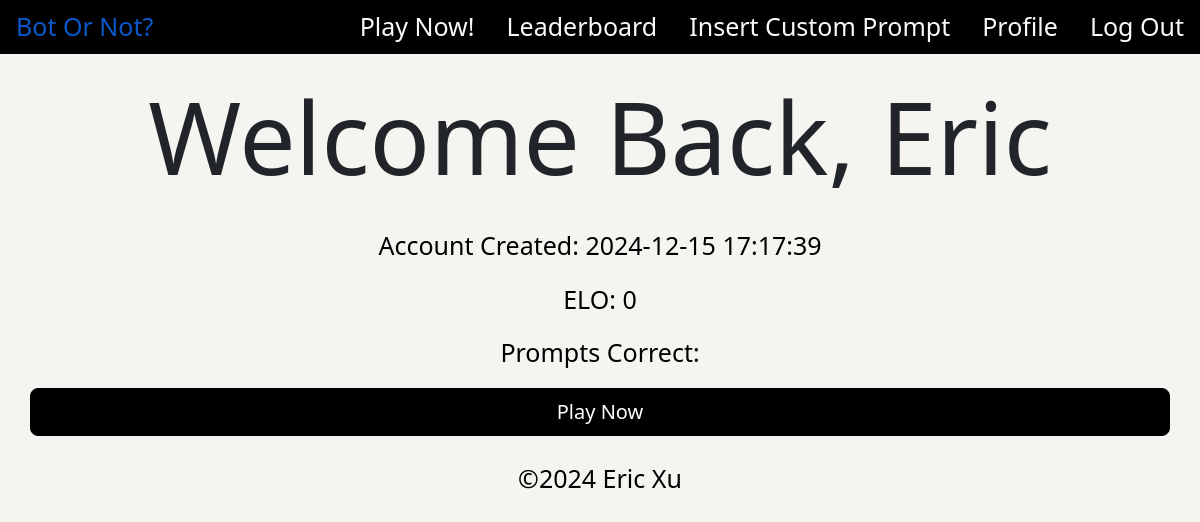
Page /landing (signed in) on the earlier database version.
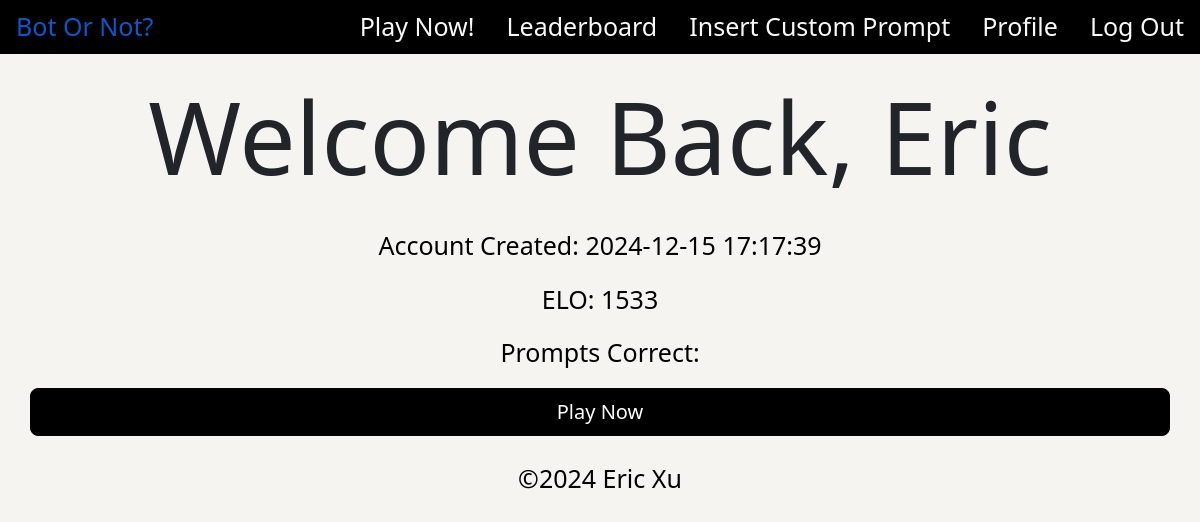
Same page on the later database version.
### tables this page shows
CREATE TABLE users (
    id INTEGER PRIMARY KEY AUTOINCREMENT,
    created TIMESTAMP NOT NULL DEFAULT CURRENT_TIMESTAMP,
    username TEXT NOT NULL,
    password TEXT NOT NULL,
    elo INTEGER NOT NULL DEFAULT 0
);

### flask_app.py (the view)
@app.route("/landing", methods=["GET", "POST"])
def landing():
    if "user_id" not in session:
        return redirect("/login")
    user_id = session["user_id"]
    conn = get_db_connection()
    user = conn.execute("SELECT * FROM users WHERE id = ?", (user_id,)).fetchone()
    conn.close()
    return render_template("landing.html", user=user)

### helpers.py (called while the page is built)
def get_db_connection():
    conn = sqlite3.connect('site.db')
    conn.row_factory = sqlite3.Row
    return conn

### templates/landing.html (shortened to what this page needs)
{% extends "base.html" %}
{% block main %}
<div class="container">
    <div class="text-center row">
        <h1 class="game-padding title">Welcome Back, {{ user['username'] }}</h1>
    </div>
    <div class="text-center row">
        <div class="col">
            <p class="game-text">Account Created: {{ user['created'] }}</p>
            <p class="game-text">ELO: {{ user['elo'] }}</p>
            <p class="game-text">Prompts Correct: {{ user['questionsCorrect'] }}</p>
        </div>
        <a class="btn btn-primary btn-lg" type="button" role="button" href="/game">Play Now</a>
    </div>
</div>
{% endblock %}

Differences in the rows shown:
changed users "Eric": elo "0" → "1533"
